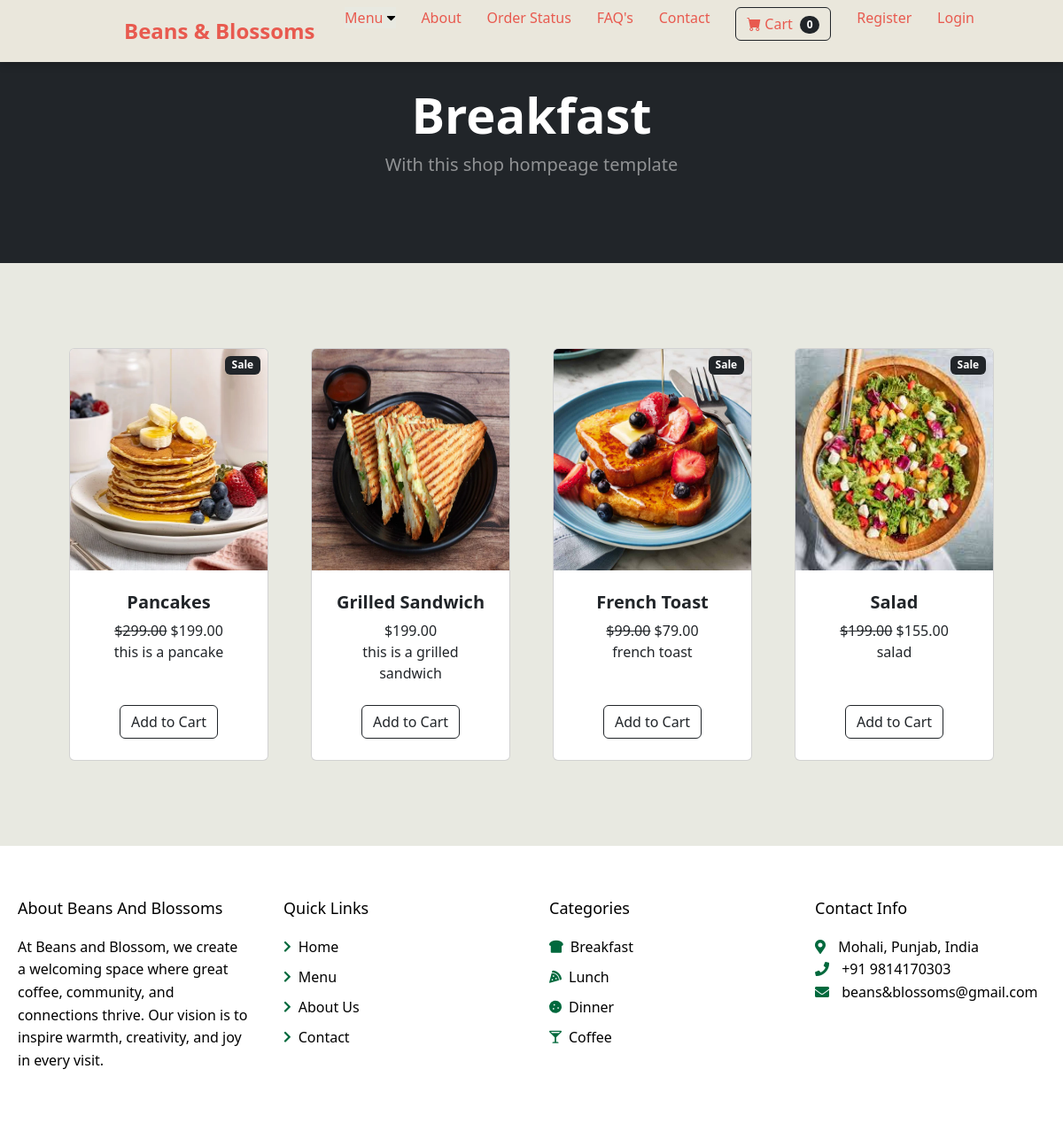
The app's page /category/Breakfast with its own data.
### main/models.py (models this page shows, shortened)
class Category(models.Model):
    name = models.CharField(max_length=50)
    def __str__(self):
        return self.name

class Product(models.Model):
    name =  models.CharField(max_length=100)
    price =  models.DecimalField(default=0,decimal_places=2,max_digits=6)
    category =  models.ForeignKey(Category, on_delete=models.CASCADE, default=1)
    description =  models.CharField(max_length=250,default='',blank=True, null=True)
    image = models.ImageField(upload_to='uploads/product/')
    is_sale = models.BooleanField(default=False)
    sale_price = models.DecimalField(default=0, decimal_places=2, max_digits=6)

### main/views.py (the view)
# urls.py: path('category/<str:food>', views.category, name='category')
def category(request, food):
    try:
        category = Category.objects.get(name=food)
        products = Product.objects.filter(category=category)
        return render(request, 'category.html',{'products':products, 'category':category} )
    except:
        messages.success(request, ("The category does.nt exist."))
        return redirect('menu')

### cart/context_processors.py (called while the page is built)
def cart(request):
    return {'cart': Cart(request)}

### main/templates/category.html (shortened to what this page needs)
{% extends 'base.html' %}
{% load static %}
{% block content %}
        <header class="bg-dark py-5">
            <div class="container px-4 px-lg-5 my-5">
                <div class="text-center text-white">
                    <h1 class="display-4 fw-bolder">{{ category }}</h1>
                    <p class="lead fw-normal text-white-50 mb-0">With this shop hompeage template</p>
                </div>
            </div>
        </header>
        <section class="py-5">
            <div class="container px-4 px-lg-5 mt-5">
                <div class="row gx-4 gx-lg-5 row-cols-2 row-cols-md-3 row-cols-xl-4 justify-content-center">
                    {% for product in products %}
                        {% if product.is_sale == True %}
                    <div class="col mb-5">
                        <div class="card h-100">
                            <div class = "badge bg-dark text-white position-absolute" style="top:0.5rem;right: 0.5rem;">Sale</div>
                            <img class="card-img-top" src="{{ product.image.url }}" height="250px" alt="..." />
                            <div class="card-body p-4">
                                <div class="text-center">
                                    <h5 class="fw-bolder">{{product.name}}</h5>
                                    <strike>${{product.price}}</strike>&nbsp;${{product.sale_price}}<br>
                                    {{product.description}}
                                </div>
                            </div>
                            <div class="card-footer p-4 pt-0 border-top-0 bg-transparent">
                                <div class="text-center">
                                    <button class="btn btn-outline-dark mt-auto" type="button" value="{{ product.id }}" id="add-cart">Add to Cart</button>
                                </div>
                            </div>
                        </div>
                    </div>
                    {% else %}
                    <div class="col mb-5">
                        <div class="card h-100">
                            <img class="card-img-top" src="{{ product.image.url }}" height="250px" alt="..." />
                            <div class="card-body p-4">
                                <div class="text-center">
                                    <h5 class="fw-bolder">{{product.name}}</h5>
                                    ${{product.price}}<br>
                                    {{product.description}}
                                </div>
                            </div>
                            <div class="card-footer p-4 pt-0 border-top-0 bg-transparent">
                                <div class="text-center">
                                    <button class="btn btn-outline-dark mt-auto" type="button" value="{{ product.id }}" id="add-cart">Add to Cart</button>
                                </div>
                            </div>
                        </div>
                    </div>
                    {% endif %}
                {% endfor %}
    </div>
    </section>
{% endblock %}

### main/templates/base.html (style rules this page uses)
* { margin: 0; padding: 0; box-sizing: border-box; }
body { background-color: #E8E9E1; }

### records on screen
Category: name "Breakfast"
Product: image (picture), name "Pancakes", price "299.00", sale_price "199.00", description "this is a pancake", {{ product.id }} 1 (drawn)
Product: image (picture), name "Grilled Sandwich", price "199.00", description "this is a grilled sandwich", {{ product.id }} 2 (drawn)
Product: image (picture), name "French Toast", price "99.00", sale_price "79.00", description "french toast", {{ product.id }} 3 (drawn)
Product: image (picture), name "Salad", price "199.00", sale_price "155.00", description "salad", {{ product.id }} 4 (drawn)
